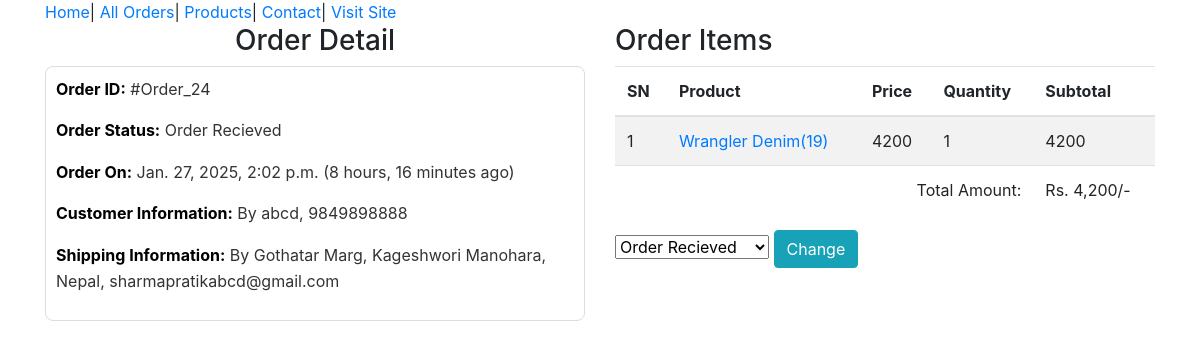
/admin-order/24/ (signed in), run on an earlier commit of the app's database.
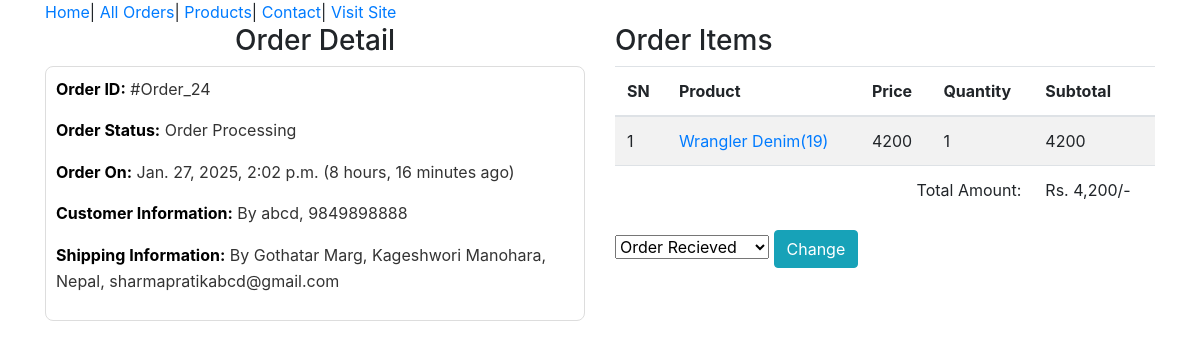
And on a later commit of the database.
### ecomapp/models.py (models this page shows, shortened)
class Order(models.Model):
    cart = models.OneToOneField(Cart, on_delete=models.CASCADE)
    ordered_by = models.CharField(max_length=200)
    shipping_address = models.CharField(max_length=200)
    mobile = models.CharField(max_length=10)
    email = models.EmailField(null=True, blank=True)
    subtotal = models.PositiveIntegerField()
    discount = models.PositiveIntegerField()
    total = models.PositiveIntegerField()
    order_status = models.CharField(max_length=50, choices=ORDER_STATUS)
    created_at = models.DateTimeField(auto_now_add=True)
    payment_method = models.CharField(max_length=20, choices=METHOD, default="Cash on Delivery")
    payment_completed = models.BooleanField(default=False, null=True, blank=True)

### ecomapp/views.py (the view)
# urls.py: path("admin-order/<int:pk>/",AdminOrderDetailView.as_view(),name="adminorderdetail"),
class AdminOrderDetailView(AdminRequiredMixin,DetailView):
    template_name="adminpages/adminorderdetail.html"
    model=Order
    context_object_name="ord_obj"
    def get_context_data(self, **kwargs):
        context = super().get_context_data(**kwargs)
        context["allstatus"]=ORDER_STATUS
        return context

### ecomapp/views.py (called while the page is built)
    def dispatch(self, request, *args, **kwargs):
        if request.user.is_authenticated and request.session.get("admin_logged_in"):
            return super().dispatch(request, *args, **kwargs)
        else:
            return redirect("/admin-login/")

### templates/adminpages/adminorderdetail.html (shortened to what this page needs)
{% extends 'adminpages/adminbase.html' %}
{% load humanize %}
{% block content %}
<div class = "container" >
    <div class = "row" >
        <div class = "col-md-6 -mx-auto" >
            <h3 class = "text-center" > Order Detail </h3>
            <div class="customer-details">
                <p><span class="font-weight-bold">Order ID:</span> #Order_{{ ord_obj.id }}</p>
                <p><span class="font-weight-bold">Order Status:</span> {{ ord_obj.order_status }}</p>
                <p><span class="font-weight-bold">Order On:</span> {{ ord_obj.created_at }} ({{ ord_obj.created_at|timesince }} ago) </p>
                <p><span class="font-weight-bold">Customer Information:</span> By {{ ord_obj.ordered_by }}, {{ ord_obj.mobile }} </p>
                <p><span class="font-weight-bold">Shipping Information:</span> By {{ ord_obj.shipping_address }}, {{ ord_obj.email }}</p>
            </div>
        </div>
        <div class="col-md-6">
            <h3>Order Items</h3>
            <table class="table table-striped">
                <thead>
                    <tr>
                        <th>SN</th>
                        <th>Product</th>
                        <th>Price</th>
                        <th>Quantity</th>
                        <th>Subtotal</th>
                    </tr>
                </thead>
                <tbody>
                    {% for cp in ord_obj.cart.cartproduct_set.all %}
                    <tr>
                        <td>{{ forloop.counter }}</td>
                        <td><a target="_blank" href="{% url 'ecomapp:productdetail' cp.product.slug %}" >{{ cp.product.title }}({{ cp.product.id }}) </a></td>
                        <td>{{ cp.rate }}</td>
                        <td>{{ cp.quantity }}</td>
                        <td>{{ cp.subtotal }}</td>
                    </tr>
                    {% endfor %}
                    <tr>
                        <td colspan="4" class="text-right">Total Amount:</td>
                        <td>Rs. {{ ord_obj.total|intcomma }}/-</td>
                </tbody>
            </table>
            <form action="{% url 'ecomapp:adminorderstatuschange' ord_obj.id %}" method="POST">
                <select name='status'>
                    {% for i,j in allstatus %}
                    <option value="{{i}}" {% if i == ord_obj.order_status %}seleced{% endif %}>{{j}}</option>
                    {% endfor %}
                </select>
                <button class="btn btn-info">Change</button>
            </form>
        </div>
    </div>
</div>
{% endblock %}

What changed in the data, as far as the page shows it:
changed Order "abcd": order_status "Order Recieved" → "Order Processing"
